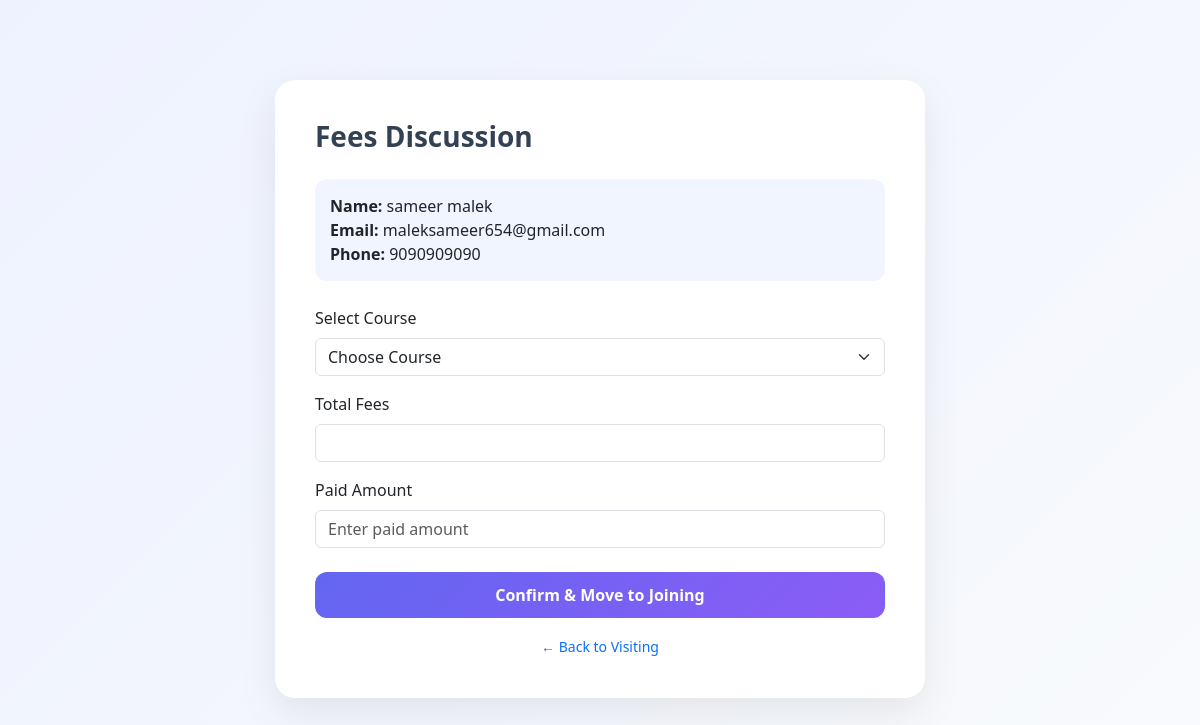
Screenshot of /fees-discussion/2/ with the database file from the repository.
### appname/models.py (models this page shows, shortened)
class Student(models.Model):
    FNAME = models.CharField(max_length=50)
    LNAME = models.CharField(max_length=50)
    BIRTHDAY = models.DateField(null=True, blank=True)
    GENDER = models.CharField(max_length=10, blank=True)
    EMAIL = models.EmailField(unique=False)
    PHONE = models.CharField(max_length=10, blank=True)
    ADDRESS = models.CharField(max_length=200, blank=True)
    CITY = models.CharField(max_length=50, blank=True)
    COLLEGENAME = models.CharField(max_length=100, blank=True)
    QUALIFICATION = models.CharField(max_length=50, blank=True, null=True)
    BRANCH = models.CharField(max_length=50, blank=True)
    PASSING_YEAR = models.CharField(max_length=10, blank=True)
    TECHNOLOGY = models.CharField(max_length=50, blank=True)
    STATUS_CHOICES = [
        ('visiting', 'visiting'),
        ('adjoining', 'Adjoining'),
        ('pending', 'Pending'),
        ('rejected', 'Rejected'),
    ]
    status = models.CharField(
        max_length=20,
        choices=STATUS_CHOICES,
        default='visiting'
    )
    visiting_at = models.DateTimeField(auto_now_add=True)
    joining_at = models.DateTimeField(null=True, blank=True)
    COURSE_CHOICES = [
        ('python', 'Python'),
        ('django', 'Django'),
        ('fullstack', 'Full Stack'),
    ]
    course = models.CharField(
        max_length=50,
        choices=COURSE_CHOICES,
        null=True,
        blank=True
    )
    total_fees = models.IntegerField(null=True, blank=True)
    paid_fees = models.IntegerField(default=0)
    remaining_fees = models.IntegerField(null=True, blank=True)

### appname/views.py (the view, shortened to what this page needs)
# urls.py: path('fees-discussion/<int:id>/', views.fees_discussion, name='fees_discussion'),
def fees_discussion(request, id):
    student = get_object_or_404(Student, id=id)
    courses = Course.objects.all()
    return render(request,"fees_discussion.html",{
        "student":student,
        "courses":courses
    })

### templates/fees_discussion.html (shortened to what this page needs)
{% load static %}
<!DOCTYPE html>
<html>
<head>
    <link href="https://cdn.jsdelivr.net/npm/bootstrap@5.3.3/dist/css/bootstrap.min.css" rel="stylesheet">
</head>
<body>
    <div class="discussion-container">
        <div class="discussion-card">
            <h3>Fees Discussion</h3>
            <div class="student-info">
                <strong>Name:</strong> {{ student.FNAME }} {{ student.LNAME }} <br>
                <strong>Email:</strong> {{ student.EMAIL }} <br>
                <strong>Phone:</strong> {{ student.PHONE }}
            </div>
            <form method="POST">
                <div class="mb-3">
                    <label class="form-label">Select Course</label>
                    <select name="course" id="courseSelect" class="form-select" required>
                        <option value="">Choose Course</option>
                    </select>
                </div>
                <div class="mb-3">
                    <label class="form-label">Total Fees</label>
                    <input type="text" id="totalFees" class="form-control" readonly>
                </div>
                <div class="mb-4">
                    <label class="form-label">Paid Amount</label>
                    <input type="number" name="paid_fees" class="form-control" placeholder="Enter paid amount">
                </div>
                <button type="submit" class="btn btn-confirm w-100">
                    Confirm & Move to Joining
                </button>
            </form>
            <div class="mt-3 text-center">
                <a href="/visiting/" class="back-link">← Back to Visiting</a>
            </div>
        </div>
    </div>
</body>
</html>

### templates/fees_discussion.html (style rules this page uses)
body { background: linear-gradient(135deg, #eef2ff, #f8fafc); font-family: "Segoe UI", sans-serif; }
.discussion-container { max-width: 650px; margin: 80px auto; }
.discussion-card { background: white; padding: 40px; border-radius: 20px; box-shadow: 0 15px 40px rgba(0, 0, 0, 0.08); }
.discussion-card h3 { font-weight: 700; margin-bottom: 25px; color: #334155; }
.student-info { background: #f1f5ff; padding: 15px; border-radius: 12px; margin-bottom: 25px; }
.btn-confirm { background: linear-gradient(135deg, #6366f1, #8b5cf6); color: white; border-radius: 12px; font-weight: 600; padding: 10px; }
.back-link { text-decoration: none; font-size: 14px; }

### rows the page displays
Student: FNAME "sameer", LNAME "malek", EMAIL "maleksameer654@gmail.com", PHONE "9090909090"
